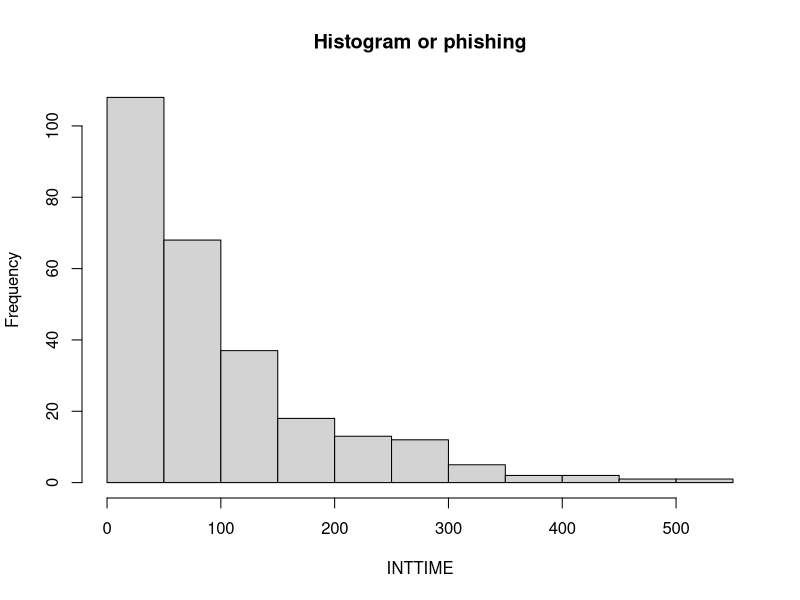

Generate this figure with R: (Note: this script raises an error after producing the figure.)
## ---- chunk 1
knitr::opts_chunk$set(echo = TRUE)
## ---- chunk 2
0+exp(-120/95)
## ---- chunk 3
phishing <- read.csv("PHISHING.csv")
hist(phishing$INTTIME, xlab = "INTTIME", main = "Histogram or phishing")
## ---- chunk 4
alpha = 3
beta = 0.07
mean = alpha*beta
var = alpha*(beta)^2
mean
var
## ---- chunk 5
# High end
mean+3*sqrt(var)
# Low end
mean-3*sqrt(var)
## ---- chunk 6
alpha1 = 2
beta1 = 2
alpha2 = 1
beta2 = 4
mean1 = alpha1*beta1
mean2 = alpha2*beta2
mean1
mean2
## ---- chunk 7
var1 = alpha1*(beta1)^2
var2 = alpha2*(beta2)^2
var1
var2
## ---- chunk 8
1-exp(-2^2/4)
## ---- chunk 9
mean = 4^{1/2}*gamma(3/2)
mean
## ---- chunk 10
sigmaSquared = 4^(2/2)*((gamma((2+2)/2))-(gamma(3/2))^2)
sigma = sqrt(sigmaSquared)
sigma
## ---- chunk 11
# High range
high = mean+2*sigma
high
# Low range
low = mean-2*sigma
low

(1-exp(-high^2/4))-(1-exp(-0^2/4))
## ---- chunk 12
1-(1-exp(-6^2/4))
## ---- chunk 13
mean = (2/(2+9))
mean
## ---- chunk 14
var = (2*9)/((2+9)^2*(2+9+1))
var
## ---- chunk 15
1-1/beta(2,9)*(-0.4*(1-0.4)^9/9-(((1-0.4)^10/(9*10))-(1)^10/(9*10)))
## ---- chunk 16
1/beta(2,9)*(-0.1*(1-0.1)^9/9-(((1-0.1)^10/(9*10))-(1)^10/(9*10)))
## ---- chunk 17
alpha = 2
beta = 16
alpha
beta
## ---- chunk 18
mean = beta^{1/alpha}*gamma((alpha+1)/alpha)
var = beta^{2/alpha}*(gamma((alpha+2)/alpha)-(gamma((alpha+1)/alpha))^2)
mean
var
## ---- chunk 19
1-(1-exp(-(6)^alpha/beta))
## ---- chunk 20
(1/6)*(1/6)
## ---- chunk 21
knitr::include_graphics("Q8.png")
## ---- chunk 22
knitr::include_graphics("Q11.png")
## ---- chunk 23
sigmaSquared = (1/60^2)*(60/3)
sigmaSquared
## ---- chunk 24
sigma = sqrt(sigmaSquared)
sigma
## ---- chunk 25
knitr::include_graphics("Q14.png")
## ---- chunk 26
knitr::include_graphics("Q15.png")
## ---- chunk 27
knitr::include_graphics("Q15.png")
